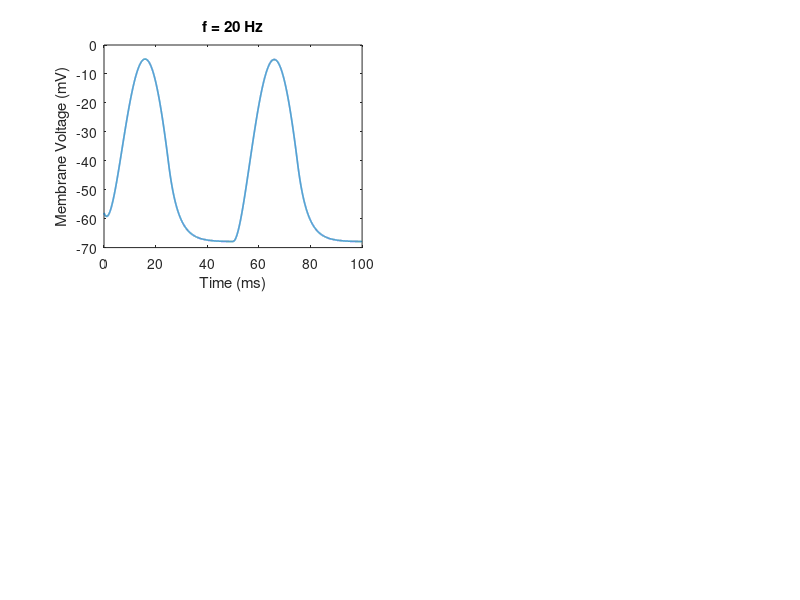

The MATLAB source for this figure: (Note: this script raises an error after producing the figure.)
clear
clc

% Set up range of times (x-axis)
dt = 1e-5; % Difference between time values
T_end = 0.1; % Total simulation time (s)
t = 0:dt:T_end; % List of times

C_bas = 1.104e-10; % Basolateral membrane capacitance
% Calculated from Rattay et al. (1998) Table 1 and Appendix equations #8.
% They state that total membrane capacitance = membrane surface area x 
% specific membrane capacitance.
% Thus, C_bas = (552 x 10e-12 m^2) x (0.2 F / m^2) = 1.104e-10 F.

G_bas = 1.104e-10; % Basolateral membrane conductance
% Calcuated from Rattay et al. (1998) Table 1 and Appendix equations #8.
% They explain that total membrane capacitance = membrane surface area x 
% specific membrane conductance. 
% Thus, G_bas = C_bas = (552 x 10e-12 m^2) x (0.2 S / m^2) = 1.104e-10 S.
% IMPORTANT: Note that it is entirely concidental that these two values are
% the same, this is not a mistake.

G_K = 28.71e-9; % Potassium conductance
% From López-Poveda & Eustaquio-Martín (2006), Table 1.
% They utilized a potassium conductance of G_1 = 28.71 nS.

V_bas = -43e-3; % Basolateral membrane potential
% From Rattay et al. (1998), Table 1.
% They calculated the Nerst potential betweeen the cortilymph and cytoplasm
% to be E_III = - 43 mV.

V_K = -75e-3; % Potassium equilibrium potential   
% From López-Poveda & Eustaquio-Martín (2006), Table 1.
% They used a potassium reversal potential of E_K = - 75 mV.

A_stereo = 2.0e-9; % Stereocilia current amplitude
% From López-Poveda & Eustaquio-Martín (2006), "Model Predictions" section.
% This was the maximum stereocilia current amplitude they employed.

freqs = [20, 500, 2000, 20000]; % Frequencies to simulate 
% The range of human hearing is from 20 to 20,000 Hz, as stated in the
% class neuron slide deck.

for idx = 1:length(freqs)
    freq = freqs(idx); % Get specific frequency

    J_stereo = A_stereo * sin(2 * pi * freq * t); % Current from stereocillia 
    J_stereo(J_stereo < 0) = 0; % Half-wave rectification
    % From López-Poveda & Eustaquio-Martín (2006), "Model Predictions"
    % section.
    % They state a half-wave rectification of sine waves is a good 
    % approximation of the inner current of an IHC.
    
    J_K = 0.2e-9; % Outward potassium current
    % This value was chosen empirically, as models such as López-Poveda & 
    % Eustaquio-Martín (2006) describe an outward potassium current that 
    % varies. (See equation #1 in the Appendix.)
    % To simplify our model, we kept values as constants.
    % This value was chosen because it is biologically feasible, based
    % on other currents within the paper.

    V_mem = zeros(size(t)); % Set up list of membrane voltages
    V_mem(1) = -58e-3; % Initial membrane voltage
    % From López-Poveda & Eustaquio-Martín (2006), Figure 7.
    % They set V_m = -58 mV at the start of their model.
    
    % Euler method to determine membrane voltage (y-axis)
    for i = 1:(length(t) - 1)
        dVdt = (J_stereo(i) - G_bas * (V_mem(i) - V_bas) ...
                - G_K * (V_mem(i) - V_K) + J_K) / C_bas;
        V_mem(i+1) = V_mem(i) + dt * dVdt;
    end

    % Graph results in subplot
    subplot(2, 2, idx)
    ms = t*1000; % Convert to ms
    mV = V_mem*1000; % Convert to mV
    plot(ms, mV, 'LineWidth', 1.2)
    xlabel('Time (ms)')
    ylabel('Membrane Voltage (mV)')
    title(['f = ', num2str(freq), ' Hz'])
    sgtitle('IHC Membrane Voltage Responses to Frequency Stimuli');
    grid on
end
